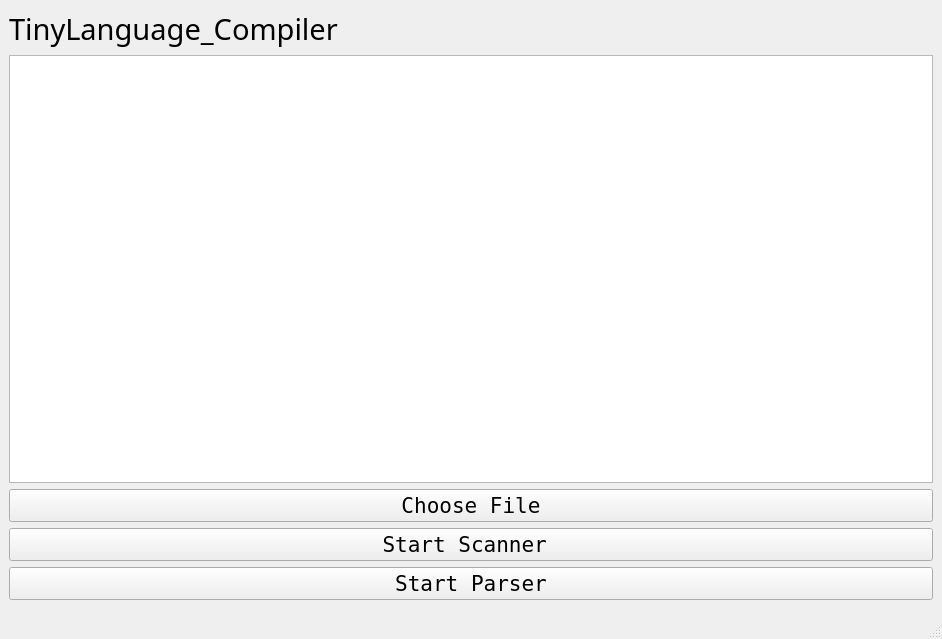
<?xml version="1.0" encoding="UTF-8"?>
<ui version="4.0">
 <class>TinyLanguageScanner</class>
 <widget class="QMainWindow" name="TinyLanguageScanner">
  <property name="geometry">
   <rect>
    <x>0</x>
    <y>0</y>
    <width>942</width>
    <height>639</height>
   </rect>
  </property>
  <property name="font">
   <font>
    <family>NSimSun</family>
    <pointsize>16</pointsize>
   </font>
  </property>
  <property name="windowTitle">
   <string>TinyLanguageScanner</string>
  </property>
  <widget class="QWidget" name="centralwidget">
   <layout class="QVBoxLayout" name="verticalLayout">
    <item>
     <widget class="QLabel" name="label">
      <property name="font">
       <font>
        <family>Rockwell Condensed</family>
        <pointsize>22</pointsize>
        <weight>50</weight>
        <bold>false</bold>
       </font>
      </property>
      <property name="text">
       <string>TinyLanguage_Compiler</string>
      </property>
     </widget>
    </item>
    <item>
     <widget class="QTextEdit" name="code"/>
    </item>
    <item>
     <widget class="QPushButton" name="filebutton">
      <property name="text">
       <string>Choose File</string>
      </property>
     </widget>
    </item>
    <item>
     <widget class="QPushButton" name="scannerButton">
      <property name="text">
       <string>Start Scanner </string>
      </property>
     </widget>
    </item>
    <item>
     <widget class="QPushButton" name="parserButton">
      <property name="text">
       <string>Start Parser</string>
      </property>
     </widget>
    </item>
   </layout>
  </widget>
  <widget class="QMenuBar" name="menubar">
   <property name="geometry">
    <rect>
     <x>0</x>
     <y>0</y>
     <width>942</width>
     <height>26</height>
    </rect>
   </property>
  </widget>
  <widget class="QStatusBar" name="statusbar"/>
 </widget>
 <resources/>
 <connections/>
</ui>
